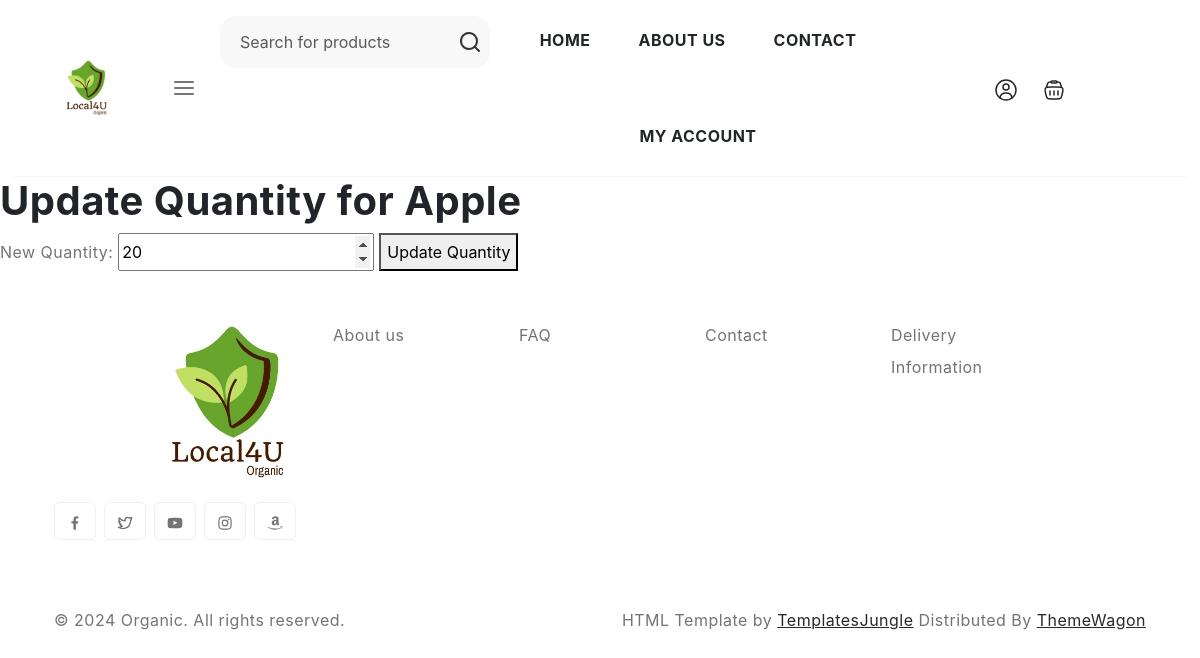
Page /product/update_product_quantity/1/ on the earlier database version.
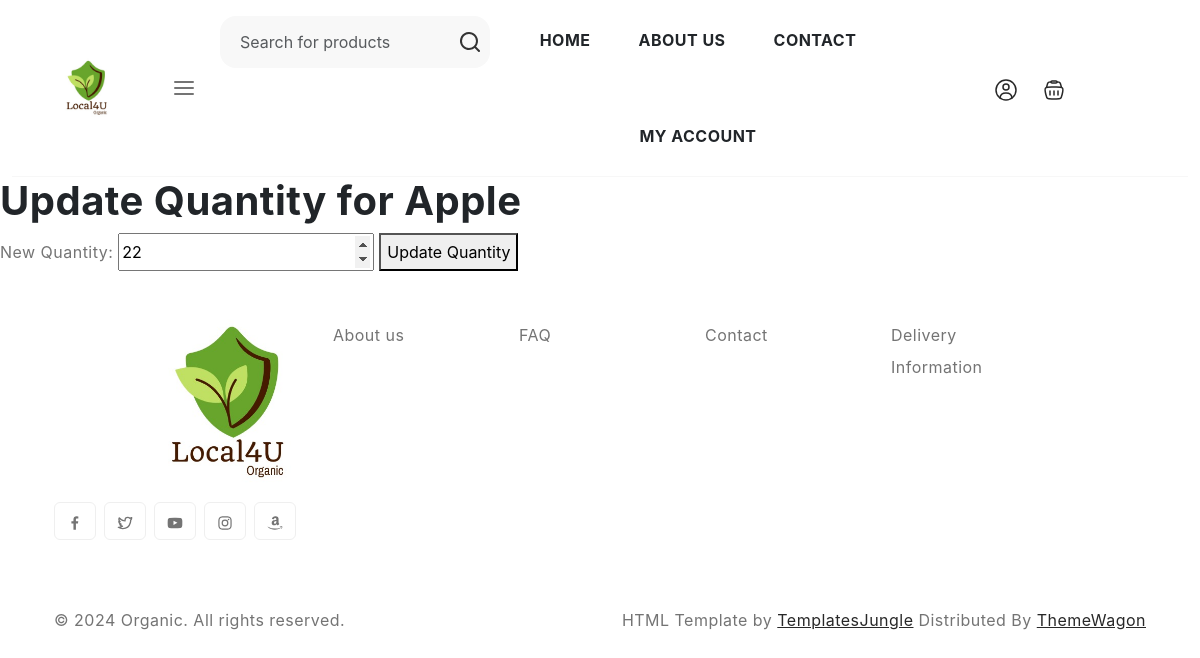
Same page on the later database version.
### product/models.py (models this page shows, shortened)
class Product(models.Model):
    name = models.CharField(max_length=200)  # Name of the product
    description = models.TextField()  # Detailed description of the product
    category = models.ForeignKey(Category, on_delete=models.CASCADE)  # Category to which the product belongs
    price = models.DecimalField(max_digits=10, decimal_places=2)  # Original price of the product
    discounted_price = models.DecimalField(max_digits=10, decimal_places=2, null=True, blank=True)  # Discounted price if applicable
    stock = models.PositiveIntegerField()  # Available stock quantity
    farmer = models.ForeignKey(Farmer, on_delete=models.CASCADE)  # Farmer who owns the product
    created_at = models.DateTimeField(auto_now_add=True)  # Timestamp when the product was added
    updated_at = models.DateTimeField(auto_now=True)  # Timestamp when the product was last updated
    image = models.ImageField(upload_to='product_images/', null=True, blank=True)  # Optional product image

### product/views.py (the view, shortened to what this page needs)
# urls.py: path('update_product_quantity/<int:product_id>/', views.update_product_quantity, name='update_product_quantity'),
def update_product_quantity(request, product_id):
    product = get_object_or_404(Product, id=product_id)  # Retrieve the product
    return render(request, 'update_product_quantity.html', {'product': product})

### order/context_processors.py (called while the page is built)
def cart_data(request):
    return {"cart": request.session.get("cart", {})}

### order/templatetags/cart_filters.py (called while the page is built)
@register.filter
def sum_cart_total(cart_items):
    total = 0
    for item in cart_items:
        total += float(item['price']) * item['quantity']
    return total

### product/context_processors.py (called while the page is built)
def category_menu(request):
    categories = Category.objects.all()
    return {'categories': categories}

### templates/update_product_quantity.html (shortened to what this page needs)
{% extends 'base.html' %}
{% block body_block %}
    <h1>Update Quantity for {{ product.name }}</h1>
    <form method="POST">
        <label for="quantity">New Quantity:</label>
        <input type="number" name="quantity" value="{{ product.stock }}" min="0" id="quantity">
        <button type="submit">Update Quantity</button>
    </form>
{% endblock %}

Differences in the rows shown:
changed Product "Apple": quantity "20" → "22"
